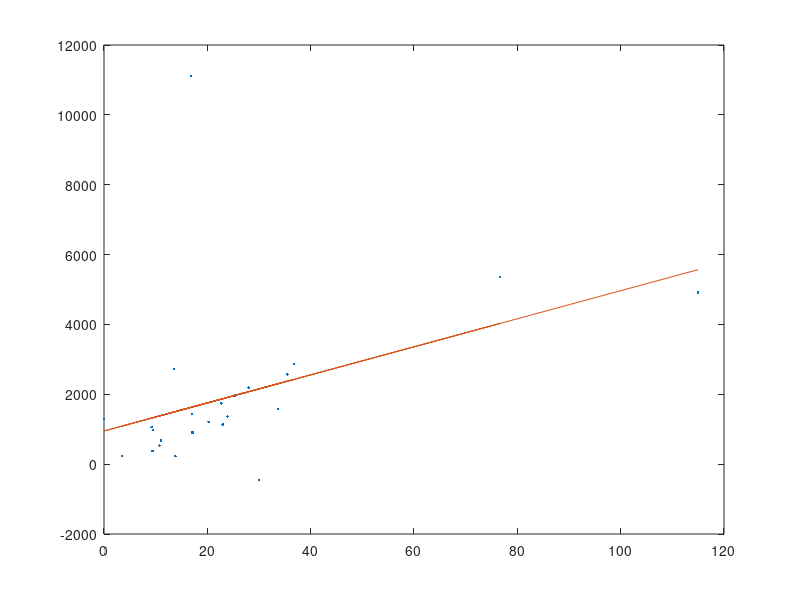

Reproduce this figure in MATLAB.
%%%SCRIPT%%%
function H = hubble()
w = [3997,3994,3989,3987,3973,3971,4004,3984,3983,4115,3981,3962,4006,3975,3977,3980,3980,3982,3991,3982,4039,3971,4002,3985,3986,4033];
d = [28,25.3,33.72,17.02,9.4,3.5,13.55,20.24,22.99,16.86,9.5,30.05,36.79,10.73,11.04,17.02,17.17,9.2,22.7,9.2,76.65,13.8,35.48,0.01,23.91,115];
n = length(w);
v = galaxyVelocity(w);
if ~iscolumn(d)
    d = transpose(d);
end
X = [ones(n,1) d];
b = X\v; %regression stuff
y = X*b;
plot(d,v,'.');
hold on;
plot(d,y,'-');
%I could try to remove outliers, but meh
H = b(2);
hold off;
end

function v = galaxyVelocity(w)
n = length(w);
v = zeros(n,1);
l0 = 3968;
cm = 299792458; %approximations are for pussies
ckm = cm/1000;
for i=1:n
    v(i) = ckm*(w(i)-l0)/l0;
end
end